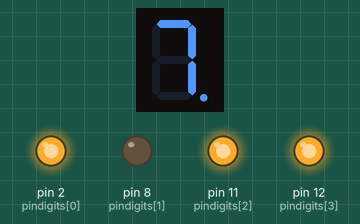
Recording of a sketch running on a simulated Arduino Uno, built with avr-gcc and run on an emulated ATmega328P. Parts: 1-digit seven-segment display, output pins drawn as LEDs (lit = HIGH). Wiring (inferred from the names in the program): 1-digit 7-segment display, segments lit when LOW: segments pin 9, pin 13, pin 4, pin 6, pin 7, pin 10, pin 3, pin 5. Random numbers use the default seed unless the sketch sets one; the segment pins are drawn as the display they are named for; pins used as bus, display or sensor lines are not drawn.

Above: at 0.1 s.
At 16.1 s:
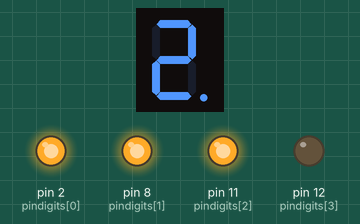
At 18.1 s:
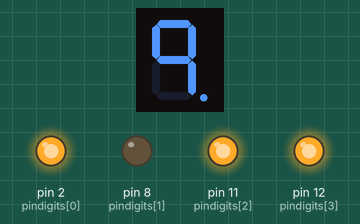
At 27.1 s:
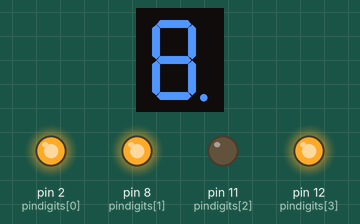
At 34.1 s:
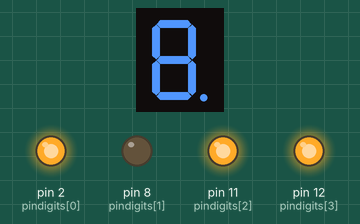
At 38.1 s:
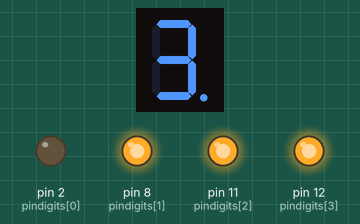
Timing chart, 0 to 40.0 s (numbered marks = the images above):
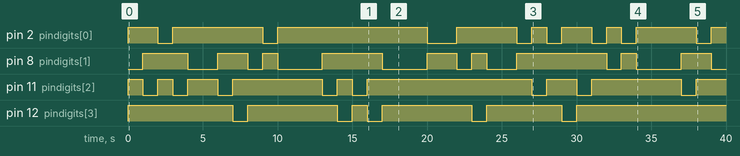

Measured:
- by itself, pin 2 (pindigits[0]): HIGH → LOW at 2.0 s, → HIGH 1.0 s later, → LOW 6.0 s later, → HIGH 1.0 s later, … (16 changes in this stretch)
- by itself, pin 8 (pindigits[1]): LOW → HIGH at 1.0 s, → LOW 3.0 s later, → HIGH 2.0 s later, → LOW 2.0 s later, … (18 changes in this stretch)
- by itself, pin 11 (pindigits[2]): HIGH → LOW at 1.0 s, → HIGH 1.0 s later, → LOW 1.0 s later, → HIGH 1.0 s later, … (16 changes in this stretch)
- by itself, pin 12 (pindigits[3]): HIGH → LOW at 7.0 s, → HIGH 1.0 s later, → LOW 6.0 s later, → HIGH 1.0 s later, … (10 changes in this stretch)
- what the display in image 1 shows lasts 1.0 s, from 16.0 s to 17.0 s
- what the display in image 2 shows lasts 2.0 s, from 18.0 s to 20.0 s

The sketch:

exp_11_01.ino
```cpp
// Лаборатория электроники и программирования
// Эксперимент 11
// Матрица 4-разрядная из 7-сегментных индикаторов
// Вывода случайной цифры (0–9) на произвольный регистр матрицы
//

// список выводов Arduino для подключения к разрядам a-g
// семисегментного индикатора
int pins[8]={9,13,4,6,7,10,3,5};
// значения для вывода цифр 0-9
byte numbers[10] = { B11111100,   // 0
                     B01100000,   // 1
                     B11011010,   // 2
                     B11110010,   // 3
                     B01100110,   // 4
                     B10110110,   // 5
                     B10111110,   // 6
                     B11100000,   // 7
                     B11111110,   // 8
                     B11100110    // 9
};
// переменная для хранения значения текущей цифры
// семисегментного индикатора
int number=0;
// список выводов Arduino для выбора матрицы 0-3
int pindigits[4]={2,8,11,12};
// переменная для хранения текущего разряда
int digit=0;

void setup() {
   // Сконфигурировать контакты как выходы
   for(int i=0;i<8;i++)
      pinMode(pins[i],OUTPUT);
   for(int i=0;i<4;i++) {
      pinMode(pindigits[i],OUTPUT);
      digitalWrite(pindigits[i],HIGH);
   }
}

void loop() {
   number=random(0,10);
   // установить выводы a-g
   setNumber(number);
   // отключить все матрицы
   for(int i=0;i<4;i++)
      digitalWrite(pindigits[i],HIGH);
   // получить номер матрицы
   digit=random(0,4);
   // включить выбранную матрицу
   digitalWrite(pindigits[digit],LOW);
   // пауза 1 сек
   delay(1000);
}
// функция вывода цифры на семисегментный индикатор
void setNumber(int num) {
   for(int i=0;i<7;i++) {
      if(bitRead(numbers[num],7-i)==HIGH) // зажечь сегмент
         digitalWrite(pins[i],LOW);
      else // потушить сегмент
         digitalWrite(pins[i],HIGH);
   }
}
```
